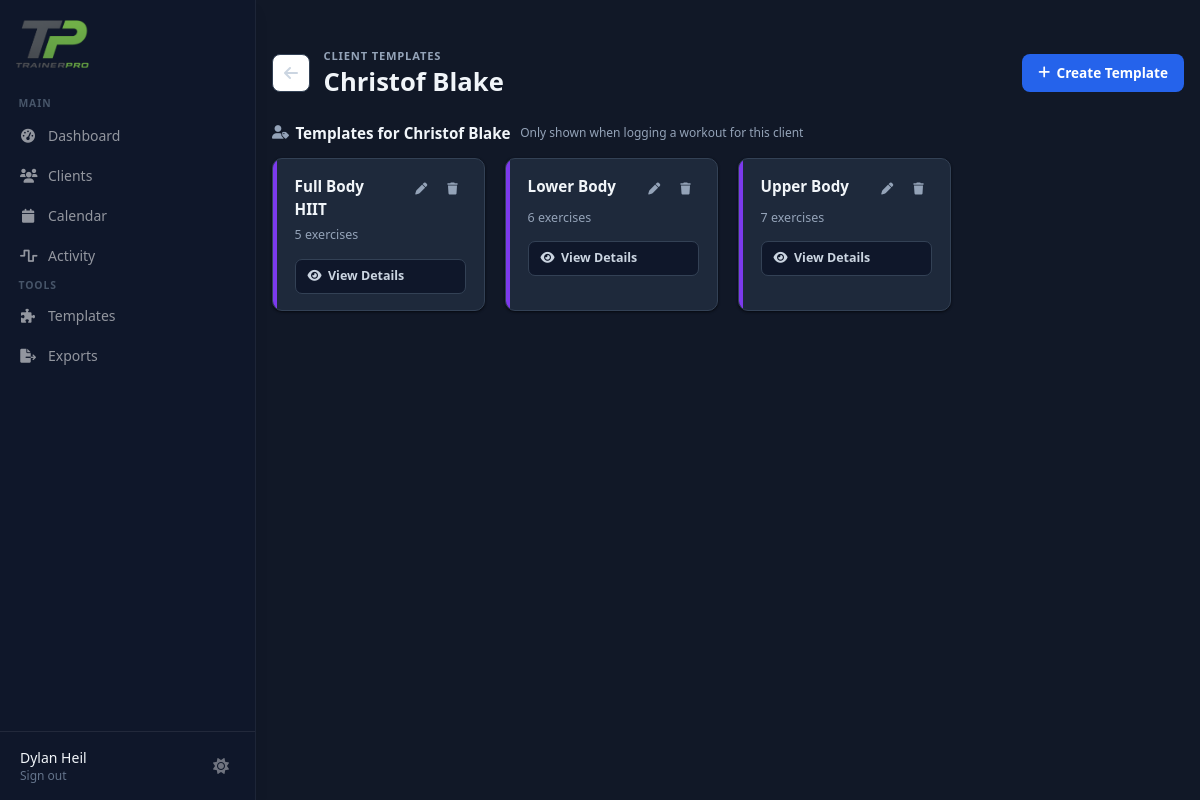
Page /templates/client/4e6e6f80-5149-4eb6-a154-b32aebba7c5f (signed in) on the committed database.
### tables this page shows
CREATE TABLE clients (
            id TEXT PRIMARY KEY,
            trainer_id TEXT NOT NULL,
            name TEXT NOT NULL,
            email TEXT,
            phone TEXT,
            age INTEGER,
            gender TEXT,
            weight REAL,
            height REAL,
            status TEXT DEFAULT 'active',
            notes TEXT,
            photo_url TEXT,
            created_at TIMESTAMP DEFAULT CURRENT_TIMESTAMP,
            FOREIGN KEY (trainer_id) REFERENCES users (id)
        );

CREATE TABLE workout_templates (
            id TEXT PRIMARY KEY,
            trainer_id TEXT NOT NULL,
            name TEXT NOT NULL,
            created_at TIMESTAMP DEFAULT CURRENT_TIMESTAMP,
            updated_at TIMESTAMP, client_id TEXT, workout_type TEXT NOT NULL DEFAULT 'weightlifting',
            FOREIGN KEY (trainer_id) REFERENCES users (id)
        );

### app.py (the view)
@app.route('/templates/client/<client_id>')
@login_required
def specific_workout_templates(client_id):
    conn = get_db()
    client = conn.execute('SELECT * FROM clients WHERE id = ? AND trainer_id = ?',
                          (client_id, session['user_id'])).fetchone()
    if not client:
        conn.close()
        flash('Client not found')
        return redirect(url_for('workout_templates'))
    templates = conn.execute('''
        SELECT id, name, created_at, workout_type,
               (SELECT COUNT(*) FROM template_exercises WHERE template_id = workout_templates.id) as exercise_count
        FROM workout_templates
        WHERE trainer_id = ? AND client_id = ?
        ORDER BY created_at DESC
    ''', (session['user_id'], client_id)).fetchall()
    conn.close()
    return render_template('dashboard/specific_workout_templates.html',
                           client=client, templates=templates)

### auth_utils.py (called while the page is built)
def login_required(f):
    @wraps(f)
    def decorated_function(*args, **kwargs):
        if 'user_id' not in session:
            return redirect(url_for('login'))
        return f(*args, **kwargs)
    return decorated_function

### db.py (called while the page is built)
def get_db():
    conn = sqlite3.connect(DB_PATH)
    conn.row_factory = sqlite3.Row
    return conn

### templates/dashboard/specific_workout_templates.html (shortened to what this page needs)
﻿{% extends "base.html" %}
{% block content %}
<div class="clients-page" style="max-width:960px;margin:0 auto;padding:1.5rem 1rem 3rem;">
  <div class="page-head" style="display:flex;align-items:center;justify-content:space-between;gap:1rem;margin-bottom:1.5rem;">
    <div style="display:flex;align-items:center;gap:0.85rem;">
      <a href="{{ url_for('workout_templates') }}" class="back-btn" title="Back to templates"
         style="display:flex;align-items:center;justify-content:center;width:38px;height:38px;border-radius:8px;border:1.5px solid var(--slate-200);background:white;color:var(--slate-600);text-decoration:none;flex-shrink:0;">
        <i class="fas fa-arrow-left"></i>
      </a>
      <div>
        <div class="page-label" style="font-size:0.7rem;font-weight:700;text-transform:uppercase;letter-spacing:0.07em;color:var(--slate-400);margin-bottom:0.15rem;">Client Templates</div>
        <h1 class="page-title" style="font-size:1.6rem;font-weight:700;color:var(--navy);line-height:1.2;">{{ client.name }}</h1>
      </div>
    </div>
    <button onclick="openCreateTemplateModal()" class="btn btn-primary">
      <i class="fas fa-plus"></i> Create Template
    </button>
  </div>
  <div class="section-heading">
    <span class="section-heading-title"><i class="fas fa-user-tag"></i> Templates for {{ client.name }}</span>
    <span class="section-heading-sub">Only shown when logging a workout for this client</span>
  </div>
  {% if templates %}
  <div class="templates-grid">
    {% for template in templates %}
    <div class="template-card">
      <div class="template-accent template-accent-client {{ 'cardio' if template.workout_type == 'cardio' else '' }}"></div>
      <div class="template-body">
        <div class="template-card-header">
          <div class="template-name">
            {{ template.name }}
          </div>
          <div class="template-action-btns">
            <button class="tmpl-icon-btn edit" onclick="editTemplate('{{ template.id }}')" title="Edit">
              <i class="fas fa-pen"></i>
            </button>
            <button class="tmpl-icon-btn delete" onclick="deleteTemplate('{{ template.id }}')" title="Delete">
              <i class="fas fa-trash"></i>
            </button>
          </div>
        </div>
        <div class="template-meta">{{ template.exercise_count }} exercise{{ 's' if template.exercise_count != 1 else '' }}</div>
        <button onclick="viewTemplate('{{ template.id }}')" class="view-btn">
          <i class="fas fa-eye"></i> View Details
        </button>
      </div>
    </div>
    {% endfor %}
  </div>
  {% endif %}
</div>
{% endblock %}

### templates/base.html (style rules this page uses)
html.dark { --navy: #F1F5F9; --slate-600: #CBD5E1; --slate-400: #94A3B8; --slate-300: #64748B; --slate-200: #334155; --slate-100: #1E293B; --slate-50: #0F172A; --emerald-light: #064E3B; --emerald-text: #6EE7B7; --blue-light: #1E3A5F; --blue-mid: #1D4ED8; --red-light: #4C1D24; --red-mid: #7F1D1D; --red-text: #FCA5A5; --amber-light: #422E0B; --amber-text: #FCD34D; --green-light: #064E3B; --green-mid: #065F46; --green-text: #6EE7B7; --shadow-sm: 0 1px 3px rgba(0,0,0,0.4), 0 1px 2px rgba(0,0,0,0.3); color-scheme: dark; }
html.dark body { background: var(--slate-50); }
html.dark .card, html.dark .modal-box, html.dark .filter-card, html.dark .client-card, html.dark .workout-card, html.dark .template-card, html.dark .view-exercise-card, html.dark .session-card, html.dark .entry-card, html.dark .cal-card, html.dark .week-nav, html.dark .back-btn, html.dark .back-link, html.dark .btn-ghost, html.dark .filter-pill, html.dark .tag-toggle-btn, html.dark .toggle-btn, html.dark .option-item, html.dark .search-input, html.dark .form-input, html.dark .form-select, html.dark .form-textarea, html.dark .set-input, html.dark .filter-input, html.dark .filter-select, html.dark .exercise-row, html.dark .prompt-block, html.dark .copy-prompt-btn, html.dark .exercise-suggestions, html.dark .client-avatar-ph { background: #1E293B; color: var(--navy); border-color: var(--slate-200); }

### templates/dashboard/specific_workout_templates.html (style rules this page uses)
:root { --navy: #0F172A; --slate-600: #475569; --slate-400: #94A3B8; --slate-200: #E2E8F0; --slate-100: #F1F5F9; --slate-50: #F8FAFC; --emerald: #059669; --emerald-hover: #047857; --emerald-light: #D1FAE5; --blue: #2563EB; --blue-hover: #1D4ED8; --blue-light: #EFF6FF; --purple: #7C3AED; --purple-hover: #6D28D9; --purple-light: #F3E8FF; --purple-text: #5B21B6; --red: #EF4444; --red-light: #FEE2E2; --radius: 10px; --shadow-sm: 0 1px 3px rgba(0,0,0,0.06), 0 1px 2px rgba(0,0,0,0.04); }
body { background: var(--slate-50); }
.page-title { font-size: 1.75rem; font-weight: 700; color: var(--navy); line-height: 1.2; }
.btn { display: inline-flex; align-items: center; gap: 0.4rem; padding: 0.55rem 1rem; border-radius: 8px; font-size: 0.85rem; font-weight: 600; cursor: pointer; border: none; text-decoration: none; transition: background 0.15s; white-space: nowrap; }
.btn-primary { background: var(--blue); color: white; }
.templates-grid { display: grid; grid-template-columns: repeat(2, 1fr); gap: 0.75rem; }
@media (min-width: 768px) { .templates-grid { grid-template-columns: repeat(3, 1fr); gap: 1rem; } }
@media (min-width: 1024px) { .templates-grid { grid-template-columns: repeat(4, 1fr); gap: 1.25rem; } }
.template-card { background: white; border: 1.5px solid var(--slate-200); border-radius: var(--radius); box-shadow: var(--shadow-sm); overflow: hidden; display: flex; align-items: stretch; transition: border-color 0.15s; }
.template-accent { width: 4px; flex-shrink: 0; background: var(--blue); }
.template-body { flex: 1; padding: 1rem 1.1rem; min-width: 0; }
.template-card-header { display: flex; align-items: flex-start; justify-content: space-between; gap: 0.5rem; margin-bottom: 0.35rem; }
.template-name { font-size: 0.95rem; font-weight: 700; color: var(--navy); }
.template-meta { font-size: 0.78rem; color: var(--slate-400); margin-bottom: 0.85rem; }
.template-action-btns { display: flex; gap: 0.2rem; flex-shrink: 0; }
.tmpl-icon-btn { display: flex; align-items: center; justify-content: center; width: 28px; height: 28px; border-radius: 6px; border: none; cursor: pointer; font-size: 0.75rem; background: transparent; color: var(--slate-400); transition: background 0.12s, color 0.12s; }
.view-btn { display: flex; align-items: center; gap: 0.4rem; width: 100%; padding: 0.45rem 0.75rem; background: var(--slate-50); border: 1.5px solid var(--slate-200); border-radius: 7px; font-size: 0.78rem; font-weight: 600; color: var(--slate-600); cursor: pointer; transition: background 0.12s, border-color 0.12s; }
.section-heading { display:flex; align-items:baseline; gap:0.6rem; margin:0 0 0.85rem; flex-wrap:wrap; }
.section-heading-title { font-size:0.95rem; font-weight:700; color:var(--navy); display:inline-flex; align-items:center; gap:0.4rem; }
.section-heading-title i { color:var(--slate-400); font-size:0.85rem; }
.section-heading-sub { font-size:0.75rem; color:var(--slate-400); }
html.dark .section-heading-title { color:#F1F5F9; }
.template-accent-client { background:#7C3AED; }

### rows in the picture
clients: name "Christof Blake"
workout_templates: name "Full Body HIIT", exercise_count "5", exercise_count "s"
workout_templates: name "Lower Body", exercise_count "6", exercise_count "s"
workout_templates: name "Upper Body", exercise_count "7", exercise_count "s"

### other values in the picture
{{ session.user_name }} "Dylan Heil"
